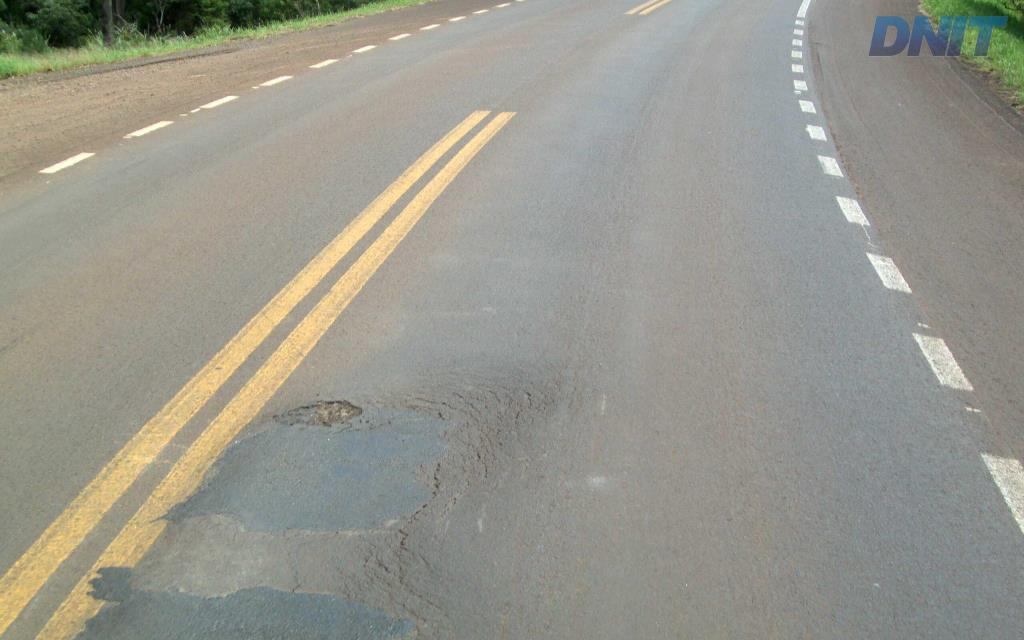
#> input picture RoadReport-v2/pothole_raw1.jpg, 1024 x 640 px, given in place of sample_dashcam.mp4, which was not available
$ python extract_real_assets.py
#> lines starting #> are read from the running program, lines starting #| are printed output that depends on the picture; after the words box and inside, x2 and y2 are one past the last pixel; in counts of white or black regions, pixels touching at a corner belong together; pictures that were not available may be replaced by others from this repository, and a replacement may not be noted
import cv2
import os
import numpy as np

os.makedirs('roadreport/frontend/public/sample', exist_ok=True)
cap = cv2.VideoCapture('roadreport/frontend/public/sample_dashcam.mp4')
fps = cap.get(cv2.CAP_PROP_FPS)

defects = [
    {'id': 1, 'type': 'Pothole', 't': 4.2, 'sev': 'High', 'score': 78, 'conf': 0.86, 'box': [580, 480, 140, 75]},
    {'id': 2, 'type': 'Crack', 't': 9.8, 'sev': 'Medium', 'score': 52, 'conf': 0.77, 'box': [420, 510, 220, 65]},
    {'id': 3, 'type': 'Pothole', 't': 14.5, 'sev': 'Medium', 'score': 41, 'conf': 0.55, 'box': [660, 490, 110, 60]},
    {'id': 4, 'type': 'Shadow', 't': 17.3, 'sev': 'Low', 'score': 0, 'conf': 0.21, 'box': [380, 460, 160, 70]},
    {'id': 5, 'type': 'Crack', 't': 21.0, 'sev': 'Low', 'score': 24, 'conf': 0.81, 'box': [490, 520, 180, 55]}
]

for d in defects:
    frame_no = int(d['t'] * fps)
    cap.set(cv2.CAP_PROP_POS_FRAMES, frame_no)
    ret, frame = cap.read()
    if not ret:
        print('Could not read frame for', d['id'])
        continue

    fh, fw = frame.shape[:2]
    x, y, w, h = d['box']
    x = max(0, min(x, fw - w))
    y = max(0, min(y, fh - h))

    # 1. Save raw frame
    cv2.imwrite(f"roadreport/frontend/public/sample/frame_{d['id']}.jpg", frame, [cv2.IMWRITE_JPEG_QUALITY, 92])

    # 2. Save annotated frame with real OpenCV box & label
    annotated = frame.copy()
    color = (0, 0, 255) if d['sev'] == 'High' else (0, 140, 255) if d['sev'] == 'Medium' else (0, 215, 255)
    if d['type'] == 'Shadow':
        color = (120, 120, 120)

    cv2.rectangle(annotated, (x, y), (x + w, y + h), color, 3)
    lbl = f"{d['type']} ({d['sev']} {d['conf']:.2f})"
    (lw, lh), _ = cv2.getTextSize(lbl, cv2.FONT_HERSHEY_SIMPLEX, 0.7, 2)
    cv2.rectangle(annotated, (x, y - lh - 10), (x + lw + 8, y), color, -1)
    cv2.putText(annotated, lbl, (x + 4, y - 6), cv2.FONT_HERSHEY_SIMPLEX, 0.7, (255, 255, 255), 2, cv2.LINE_AA)
    cv2.imwrite(f"roadreport/frontend/public/sample/frame_{d['id']}_annotated.jpg", annotated, [cv2.IMWRITE_JPEG_QUALITY, 92])

    # 3. Save raw 1x crop from actual asphalt
    crop = frame[y:y+h, x:x+w].copy()
    cv2.imwrite(f"roadreport/frontend/public/sample/crop_{d['id']}.jpg", crop, [cv2.IMWRITE_JPEG_QUALITY, 92])

    # 4. Save agent 3x zoom re-inspection crop with real OpenCV processing
    zoom = cv2.resize(crop, None, fx=3, fy=3, interpolation=cv2.INTER_CUBIC)
    blurred = cv2.GaussianBlur(zoom, (0, 0), 1.0)
    sharpened = cv2.addWeighted(zoom, 1.5, blurred, -0.5, 0)
    gray = cv2.cvtColor(sharpened, cv2.COLOR_BGR2GRAY)
    overlay = sharpened.copy()

    if d['type'] == 'Pothole':
        blk = max(3, (min(gray.shape) // 4) * 2 + 1)
        thresh = cv2.adaptiveThreshold(gray, 255, cv2.ADAPTIVE_THRESH_GAUSSIAN_C, cv2.THRESH_BINARY_INV, blk, 6)
        cnts, _ = cv2.findContours(thresh, cv2.RETR_EXTERNAL, cv2.CHAIN_APPROX_SIMPLE)
        if cnts:
            mc = max(cnts, key=cv2.contourArea)
            cv2.drawContours(overlay, [mc], -1, (255, 255, 0), 3)
            mask_in = np.zeros_like(gray)
            cv2.drawContours(mask_in, [mc], -1, 255, -1)
            dilated = cv2.dilate(mask_in, cv2.getStructuringElement(cv2.MORPH_ELLIPSE, (19, 19)))
            ring_cnts, _ = cv2.findContours(cv2.subtract(dilated, mask_in), cv2.RETR_EXTERNAL, cv2.CHAIN_APPROX_SIMPLE)
            cv2.drawContours(overlay, ring_cnts, -1, (0, 165, 255), 2)
    elif d['type'] == 'Crack':
        edges = cv2.Canny(gray, 30, 90)
        overlay[edges > 0] = (0, 220, 255)

    final_zoom = cv2.addWeighted(sharpened, 0.45, overlay, 0.55, 0)
    cv2.imwrite(f"roadreport/frontend/public/sample/zoom_{d['id']}.jpg", final_zoom, [cv2.IMWRITE_JPEG_QUALITY, 92])
    print(f"Processed finding {d['id']}: real frame, crop, and zoom saved")
#> this loop made 5 passes
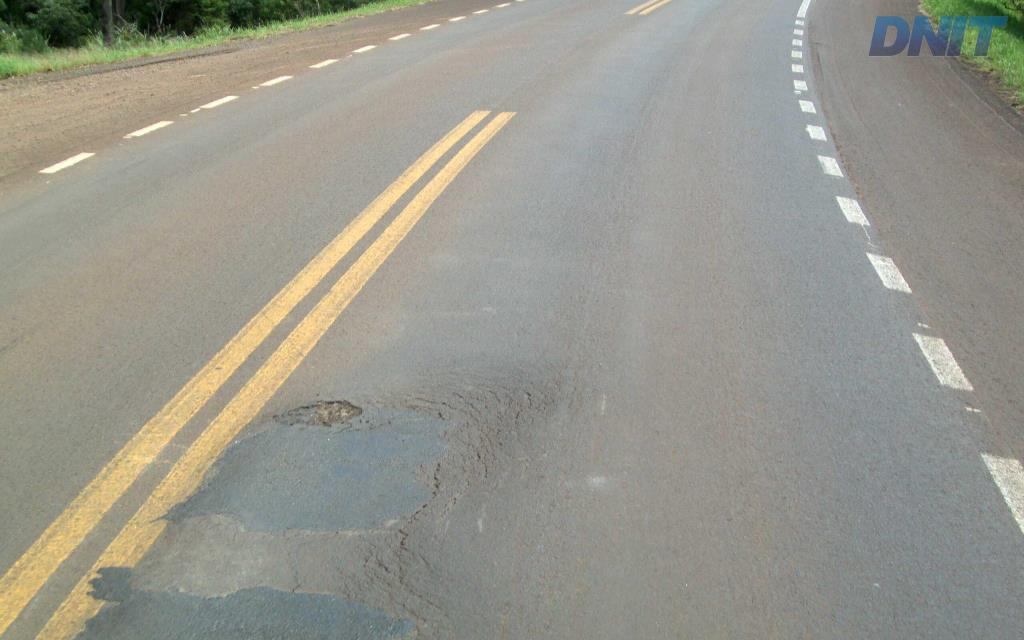
#> input picture RoadReport-v2/pothole_raw1.jpg, 1024 x 640 px, given in place of sample_dashcam.mp4, which was not available
#> pass 1, `cv2.imwrite(f"roadreport/frontend/public/sample/frame_{d['id']}_annota..`:
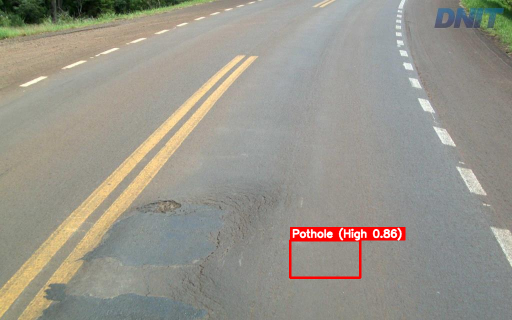
#> saved as frame_1_annotated.jpg: shape (640, 1024, 3) (shown at 1/2 size); mean B, G, R 140, 149.7, 152.9
#> pass 1, `crop = frame[y:y+h, x:x+w].copy()`:
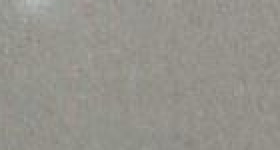
#> crop: shape (75, 140, 3) (shown 2 times larger); mean B, G, R 140.1, 147, 149
#> after the loop:
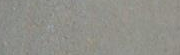
#> crop: shape (55, 180, 3); mean B, G, R 137.5, 143.8, 144.2
#> after the loop:
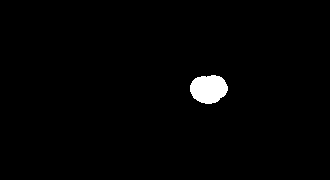
#> dilated: shape (180, 330); 1.4% white; 1 white region, box (x1, y1, x2, y2) and area: (190, 75, 228, 104) 851
#> after the loop:
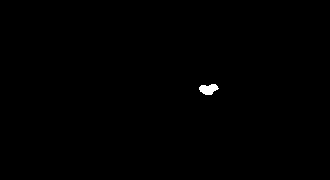
#> mask_in: shape (180, 330); 0.26% white; 1 white region, box (x1, y1, x2, y2) and area: (199, 84, 219, 95) 152
#> after the loop:
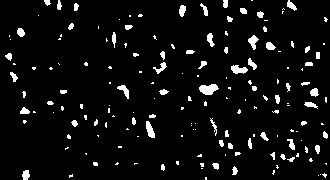
#> thresh: shape (180, 330); 5.6% white; 168 white regions (106 under 20 px), largest, box (x1, y1, x2, y2) and area: (199, 84, 219, 95) 152, (231, 65, 248, 74) 103, (146, 121, 155, 138) 96

cap.release()
print("All real assets successfully generated!")

$ run again, on RoadReport-v2/pothole_raw2.jpg
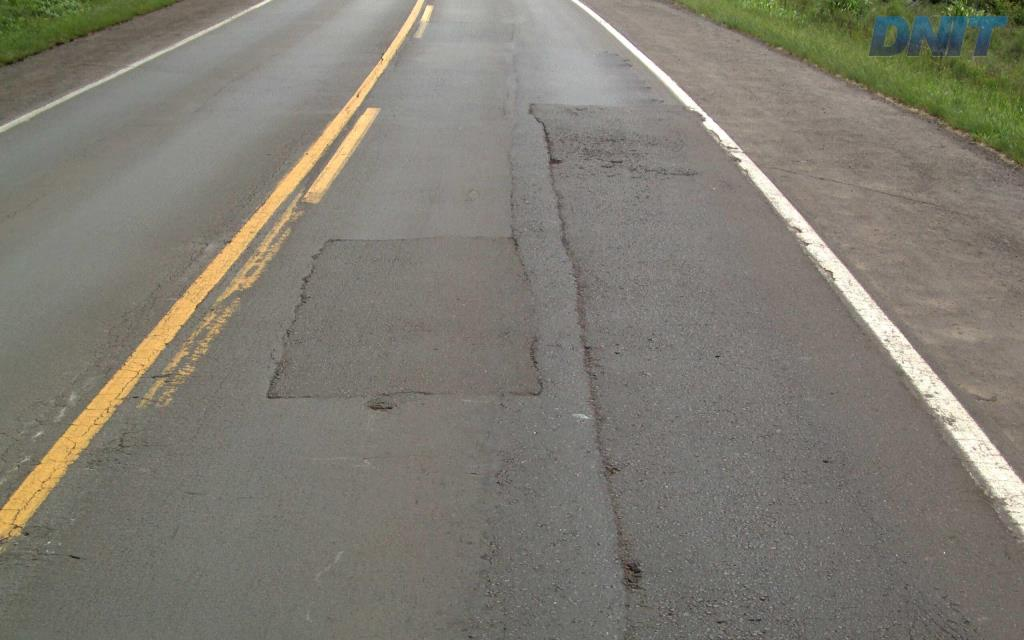
#> input picture RoadReport-v2/pothole_raw2.jpg, 1024 x 640 px, given in place of sample_dashcam.mp4, which was not available
#> the loop `for d in defects:` made 5 passes
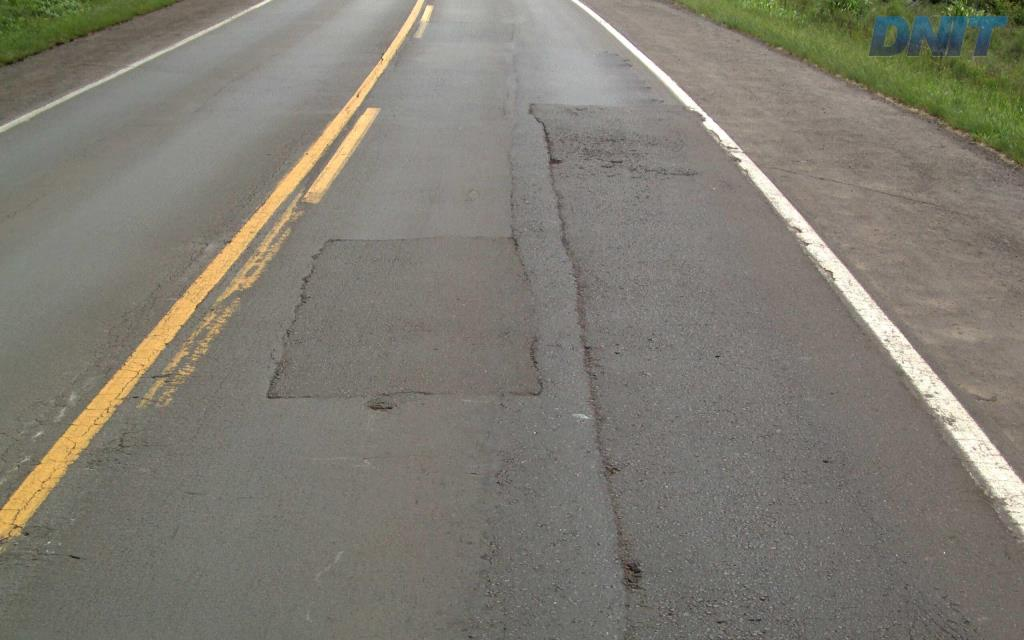
#> input picture RoadReport-v2/pothole_raw2.jpg, 1024 x 640 px, given in place of sample_dashcam.mp4, which was not available
#> after the loop `for d in defects:`:
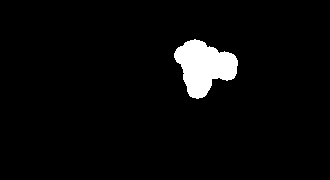
#> dilated: shape (180, 330); 3.9% white; 1 white region, box (x1, y1, x2, y2) and area: (174, 39, 238, 99) 2321
#> after the loop `for d in defects:`:
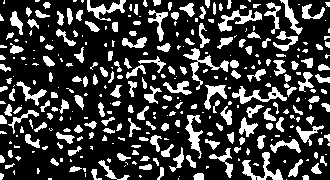
#> thresh: shape (180, 330); 24.1% white; 331 white regions (148 under 20 px), largest, box (x1, y1, x2, y2) and area: (183, 48, 229, 90) 403, (242, 152, 283, 180) 379, (232, 86, 287, 104) 352

$ run again, on RoadReport-v2/pothole_raw3.jpg
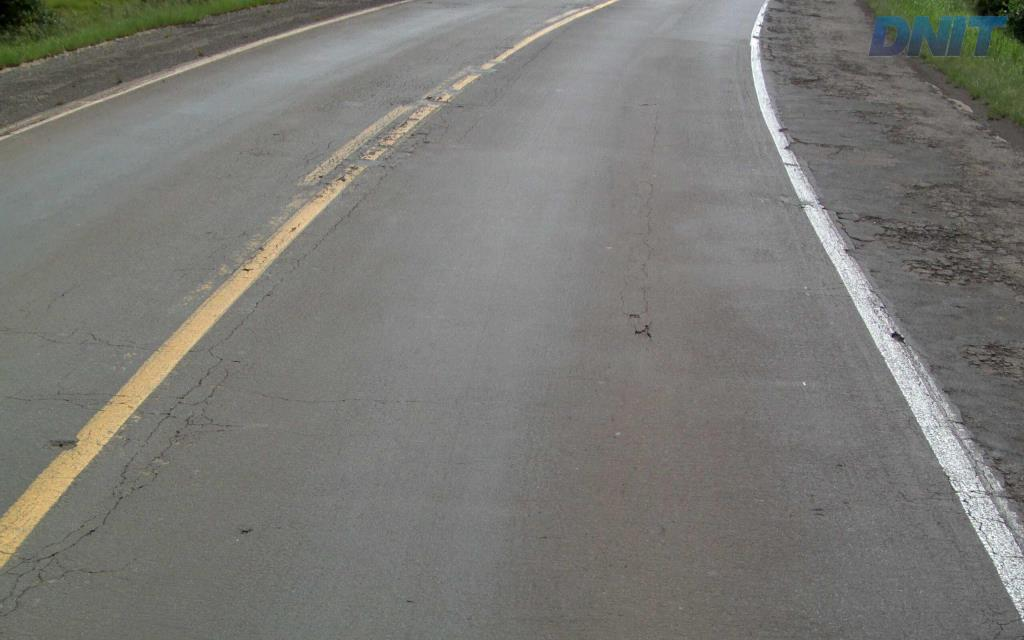
#> input picture RoadReport-v2/pothole_raw3.jpg, 1024 x 640 px, given in place of sample_dashcam.mp4, which was not available
#> the loop `for d in defects:` made 5 passes
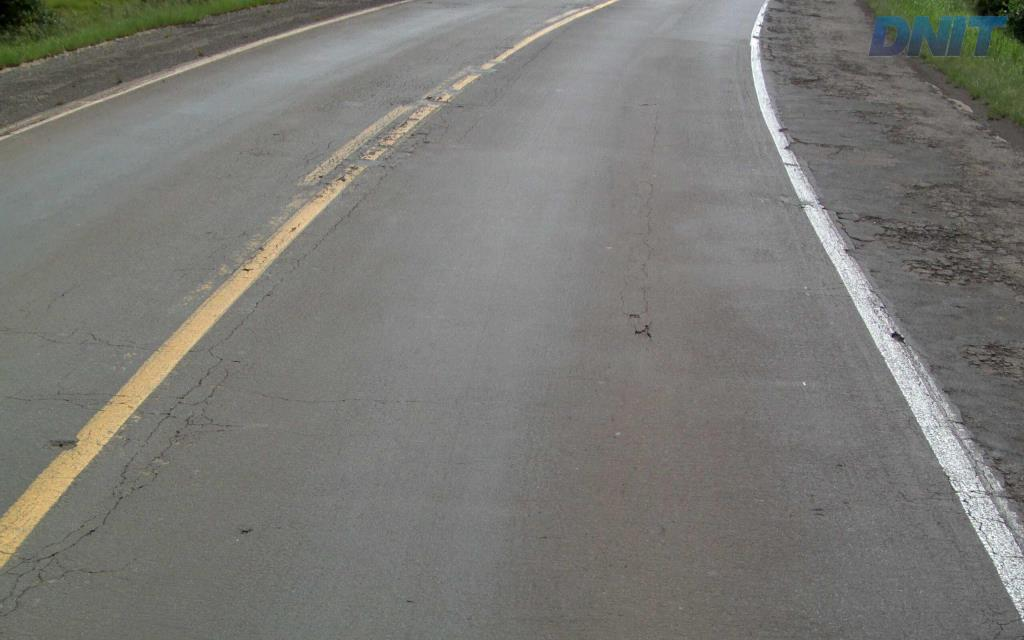
#> input picture RoadReport-v2/pothole_raw3.jpg, 1024 x 640 px, given in place of sample_dashcam.mp4, which was not available
#> pass 1, `crop = frame[y:y+h, x:x+w].copy()`:
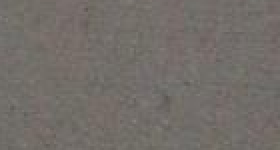
#> crop: shape (75, 140, 3) (shown 2 times larger); mean B, G, R 104.9, 109.4, 114.7
#> after the loop `for d in defects:`:
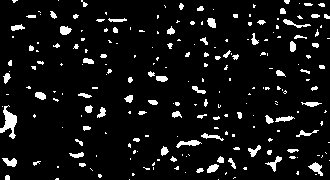
#> thresh: shape (180, 330); 7.4% white; 226 white regions (148 under 20 px), largest, box (x1, y1, x2, y2) and area: (0, 105, 17, 139) 263, (176, 140, 202, 148) 103, (308, 162, 323, 176) 99
